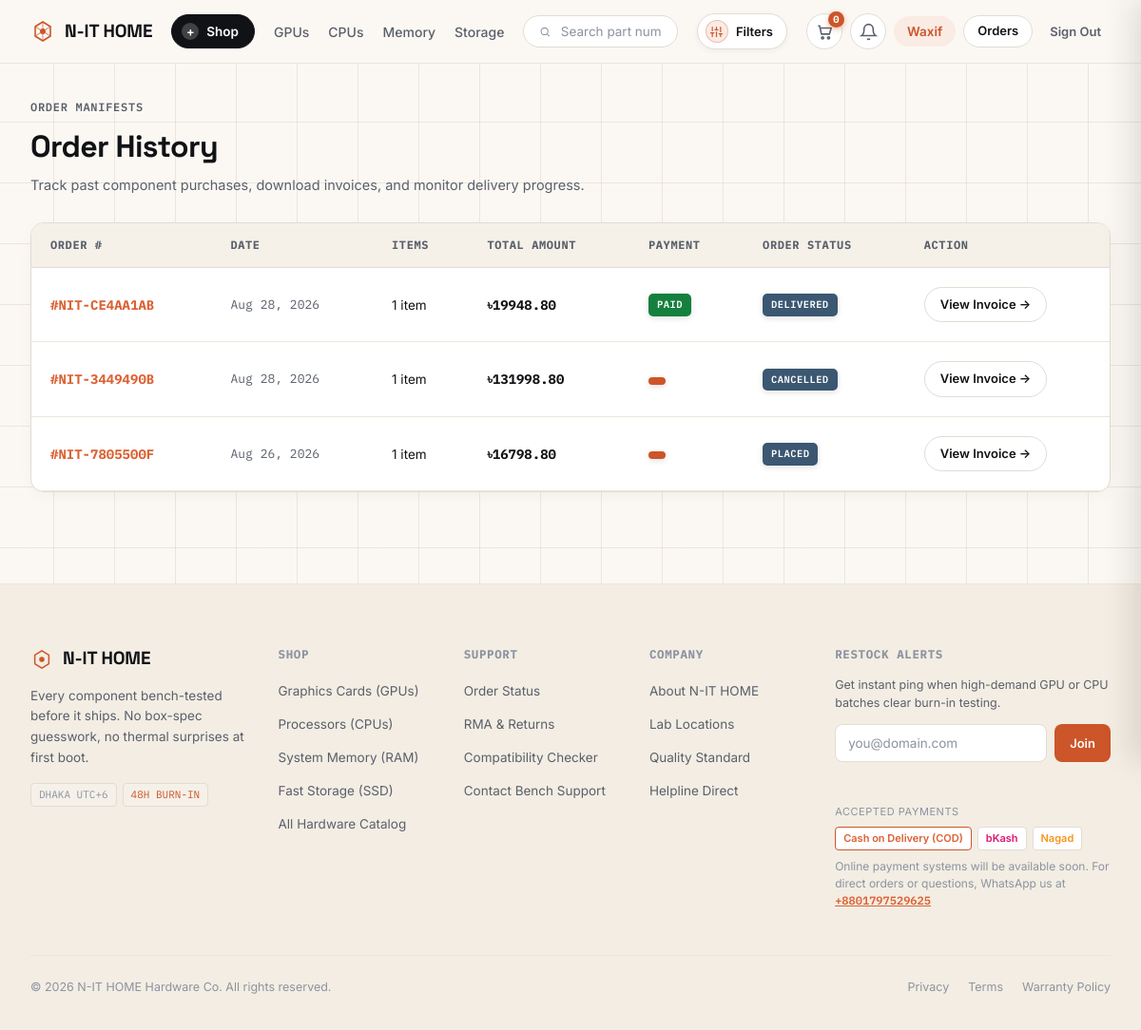
/orders/history/ (signed in), run on the app's committed database.
### accounts/models.py (models this page shows, shortened)
class User(AbstractBaseUser, PermissionsMixin):
    email = models.EmailField(unique=True, db_index=True)
    first_name = models.CharField(max_length=50, blank=True)
    last_name = models.CharField(max_length=50, blank=True)
    is_active = models.BooleanField(default=True)
    is_staff = models.BooleanField(default=False)
    is_verified = models.BooleanField(default=False)
    created_at = models.DateTimeField(auto_now_add=True)
    objects = UserManager()
    USERNAME_FIELD = 'email'
    REQUIRED_FIELDS = []
    class Meta:
        verbose_name = 'User'
        verbose_name_plural = 'Users'
        ordering = ['-created_at']

### orders/models.py (models this page shows, shortened)
class Order(models.Model):
    STATUS_CHOICES = (
        ('PENDING', 'Placed'),
        ('CONFIRMED', 'Confirmed'),
        ('PACKAGING', 'Bench Packaging'),
        ('SHIPPED', 'In Transit'),
        ('DELIVERED', 'Delivered'),
        ('CANCEL_REQUESTED', 'Cancellation Requested'),
        ('CANCELLED', 'Cancelled'),
    )
    PAYMENT_METHOD_CHOICES = (
        ('COD', 'Cash on Delivery (COD)'),
        ('BKASH', 'bKash Mobile Financial Service'),
        ('NAGAD', 'Nagad Mobile Financial Service'),
    )
    order_number = models.CharField(max_length=32, unique=True, editable=False)
    user = models.ForeignKey(
        settings.AUTH_USER_MODEL,
        on_delete=models.SET_NULL,
        null=True,
        blank=True,
        related_name='orders'
    )
    full_name = models.CharField(max_length=120)
    email = models.EmailField()
    phone = models.CharField(max_length=20)
    street_address = models.CharField(max_length=255)
    city = models.CharField(max_length=100)
    state_or_division = models.CharField(max_length=100, blank=True)
    postal_code = models.CharField(max_length=20)
    country = models.CharField(max_length=100, default='Bangladesh')
    order_notes = models.TextField(blank=True, null=True)
    subtotal = models.DecimalField(max_digits=12, decimal_places=2, default=0.0)
    shipping_fee = models.DecimalField(max_digits=12, decimal_places=2, default=0.0)
    total_amount = models.DecimalField(max_digits=12, decimal_places=2)
    status = models.CharField(max_length=20, choices=STATUS_CHOICES, default='PENDING')
    payment_method = models.CharField(max_length=20, choices=PAYMENT_METHOD_CHOICES, default='COD')
    is_paid = models.BooleanField(default=False)
    created_at = models.DateTimeField(auto_now_add=True)
    updated_at = models.DateTimeField(auto_now=True)
    class Meta:
        ordering = ['-created_at']
    @property
    def payment_status(self) -> str:
        return 'PAID' if self.is_paid else 'PENDING'

### orders/views.py (the view)
# urls.py: path('history/', OrderHistoryView.as_view(), name='order_history'),
class OrderHistoryView(LoginRequiredMixin, ListView):
    model = Order
    template_name = 'orders/order_history.html'
    context_object_name = 'orders'
    paginate_by = 10
    def get_queryset(self):
        return Order.objects.filter(user=self.request.user).prefetch_related('items')
    def get_context_data(self, **kwargs) -> dict[str, Any]:
        context = super().get_context_data(**kwargs)
        context['title'] = 'My Orders'
        return context

### cart/context_processors.py (called while the page is built)
def cart(request: HttpRequest) -> dict[str, Any]:
    return {'cart': Cart(request)}

### core/context_processors.py (called while the page is built)
def site_context(request: HttpRequest) -> dict[str, Any]:
    categories = Category.objects.all().order_by('name')
    unread_count = 0
    recent_notifications = []
    if request.user.is_authenticated:
        unread_count = Notification.objects.filter(user=request.user, is_read=False).count()
        recent_notifications = Notification.objects.filter(user=request.user)[:5]
    return {
        'site_name': 'N-IT HOME',
        'site_tagline': 'Premium PC Hardware & Components',
        'currency_symbol': '৳',
        'currency_code': 'BDT',
        'nav_categories': categories,
        'unread_notifications_count': unread_count,
        'recent_notifications': recent_notifications,
    }

### templates/orders/order_history.html (shortened to what this page needs)
{% extends 'base.html' %}
{% block content %}
<div class="wrap" style="padding-top: 32px; padding-bottom: 56px;">
    <div style="margin-bottom: 28px;">
        <span class="eyebrow mono" style="margin-bottom: 8px;">Order Manifests</span>
        <h1 style="font-size: 2rem; font-weight: 700; color: var(--text); margin-bottom: 6px;">
            Order History
        </h1>
        <p style="color: var(--text-dim); font-size: 14.5px;">
            Track past component purchases, download invoices, and monitor delivery progress.
        </p>
    </div>
    {% if orders %}
        <div class="cart-items-card">
            <table class="cart-table">
                <thead>
                    <tr>
                        <th>Order #</th>
                        <th>Date</th>
                        <th>Items</th>
                        <th>Total Amount</th>
                        <th>Payment</th>
                        <th>Order Status</th>
                        <th>Action</th>
                    </tr>
                </thead>
                <tbody>
                    {% for ord in orders %}
                        <tr>
                            <td>
                                <strong class="mono" style="color: var(--copper-bright);">#{{ ord.order_number }}</strong>
                            </td>
                            <td class="mono" style="font-size: 13px; color: var(--text-dim);">
                                {{ ord.created_at|date:"M d, Y" }}
                            </td>
                            <td>
                                <span style="font-size: 13.5px; color: var(--text);">{{ ord.items.count }} item{{ ord.items.count|pluralize }}</span>
                            </td>
                            <td>
                                <span class="mono" style="font-weight: 700; color: var(--text);">৳{{ ord.total_amount }}</span>
                            </td>
                            <td>
                                {% if ord.payment_status == 'PAID' %}
                                    <span class="badge" style="position: static; background: var(--ok); color: #ffffff;">PAID</span>
                                {% else %}
                                    <span class="badge" style="position: static; background: var(--copper); color: #ffffff;">{{ ord.get_payment_status_display }}</span>
                                {% endif %}
                            </td>
                            <td>
                                <span class="badge value" style="position: static;">{{ ord.get_status_display }}</span>
                            </td>
                            <td>
                                <a href="{% url 'orders:order_detail' order_number=ord.order_number %}" class="btn-outline btn-sm">
                                    View Invoice &rarr;
                                </a>
                            </td>
                        </tr>
                    {% endfor %}
                </tbody>
            </table>
        </div>
    {% endif %}
</div>
{% endblock %}

### templates/includes/navbar.html (shortened to what this page needs)
{% load static %}
<header class="nav" id="top">
  <div class="nav-inner">
    <a class="logo" href="{% url 'products:product_list' %}">
      N-IT HOME
    </a>
    <button class="menu-btn" id="menuBtn" type="button" aria-expanded="false" aria-controls="megaMenu">
      <span class="plus">+</span> Shop
    </button>
    <nav class="nav-links">
      <a href="{% url 'products:product_list' %}?category=gpu#catalog">GPUs</a>
      <a href="{% url 'products:product_list' %}?category=cpu#catalog">CPUs</a>
      <a href="{% url 'products:product_list' %}?category=ram#catalog">Memory</a>
      <a href="{% url 'products:product_list' %}?category=ssd#catalog">Storage</a>
    </nav>
    <form action="{% url 'products:product_list' %}#catalog" method="get" class="nav-search" role="search">
      <button type="submit" class="nav-search-btn" aria-label="Search">
        <svg width="15" height="15" viewBox="0 0 24 24" fill="none" stroke="currentColor" stroke-width="2" aria-hidden="true">
          <circle cx="11" cy="11" r="7"/>
          <path d="M21 21L16.5 16.5"/>
        </svg>
      </button>
      <input type="text" name="q" value="{{ search_query|default:'' }}" placeholder="Search part number, model, or spec…" autocomplete="off">
    </form>
    <button type="button" class="nav-filter-btn" id="navFilterBtn" aria-label="Hardware Filter Matrix" title="Filter Hardware Matrix" aria-expanded="false">
      <span class="nav-filter-icon-badge">
      </span>
      <span class="nav-filter-label">Filters</span>
    </button>
    <div class="nav-actions">
      <a href="{% url 'cart:cart_detail' %}" class="icon-btn" id="cartBtn" aria-label="Shopping Cart">
        <svg width="19" height="19" viewBox="0 0 24 24" fill="none" stroke="currentColor" stroke-width="2">
          <path d="M3 4H5L7.5 15H18L20.5 7H6.5"/>
          <circle cx="9" cy="20" r="1.4"/>
          <circle cx="17" cy="20" r="1.4"/>
        </svg>
        <span class="cart-badge" id="cartBadge">{{ cart.total_items|default:'0' }}</span>
      </a>
      {% if user.is_authenticated %}
        <a href="{% url 'accounts:notifications' %}" class="icon-btn" aria-label="Notifications" title="Notifications">
          <svg width="19" height="19" viewBox="0 0 24 24" fill="none" stroke="currentColor" stroke-width="2">
            <path d="M18 8A6 6 0 0 0 6 8c0 7-3 9-3 9h18s-3-2-3-9"/>
            <path d="M13.73 21a2 2 0 0 1-3.46 0"/>
          </svg>
        </a>
        <a href="{% url 'accounts:profile' %}" class="btn-ghost" style="padding: 6px 14px; font-size: 13.5px; background: var(--copper-dim); color: var(--copper); font-weight: 600; border-radius: var(--radius-full);">
          {{ user.first_name|default:user.email|truncatechars:14 }}
        </a>
        <a href="{% url 'orders:order_history' %}" class="btn-outline" style="padding: 6px 14px; font-size: 13px; border-radius: var(--radius-full);">
          Orders
        </a>
        <form method="post" action="{% url 'accounts:logout' %}" style="display: inline; margin: 0;">
          <button type="submit" class="btn-ghost" style="background: none; border: none; font-size: 13px; padding: 6px 10px;" title="Sign out">
            Sign Out
          </button>
        </form>
      {% else %}
        <a class="btn-ghost" href="{% url 'accounts:login' %}">Log In</a>
        <a class="btn-solid" href="{% url 'accounts:signup' %}" style="padding:8px 18px; font-size: 13.5px;">Sign Up</a>
      {% endif %}
    </div>
  </div>
</header>

### static/css/forms.css (style rules this page uses)
.cart-items-card, .cart-table-card { background: var(--panel); border: 1px solid var(--line); border-radius: var(--radius); overflow: hidden; box-shadow: 0 4px 18px -4px rgba(35, 25, 15, 0.05); }
.cart-table { width: 100%; border-collapse: collapse; }
.cart-table th { background: var(--panel-2); padding: 14px 20px; font-size: 12px; font-weight: 700; text-transform: uppercase; letter-spacing: 0.05em; color: var(--text-dim); text-align: left; border-bottom: 1px solid var(--line); font-family: var(--font-mono); }
.cart-table td { padding: 20px; border-bottom: 1px solid var(--line-soft); font-size: 14px; }

### data on the page
User: first_name "Waxif"
Order: order_number "NIT-CE4AA1AB", created_at "Aug 28, 2026", items.count "1", total_amount "19948.80", is_paid "PAID", status "DELIVERED"
Order: order_number "NIT-3449490B", created_at "Aug 28, 2026", items.count "1", total_amount "131998.80", status "CANCELLED"
Order: order_number "NIT-7805500F", created_at "Aug 26, 2026", items.count "1", total_amount "16798.80", status "PLACED"

### other printed values
{{ cart.total_items|default:'0' }} "0"
